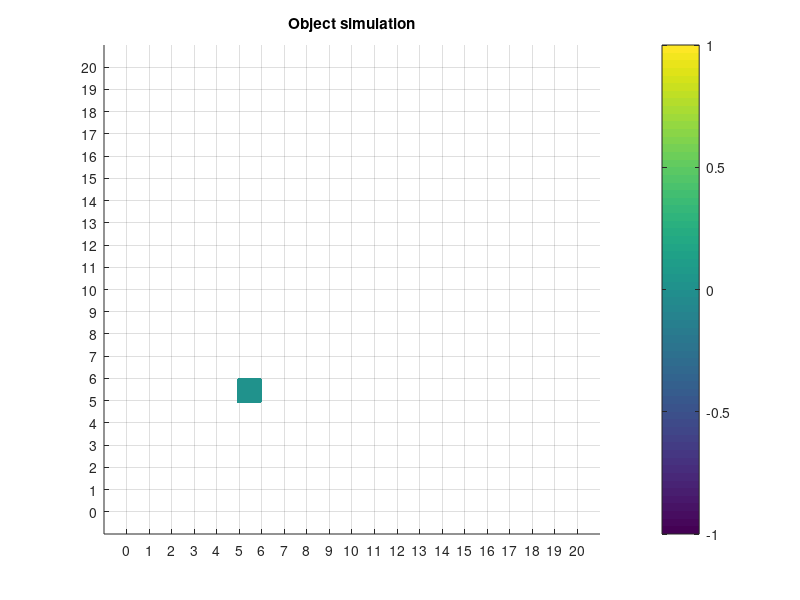

Reproduce this figure in MATLAB. (Note: this script raises an error after producing the figure.)
clc;
clear all;

%% Initilization

mass = 0.001; % all particles have same mass
h = 1; % spacing
dt = 0.01; % time differential
T = 100; % # of time steps

% Field constants
gravity = -9.8;
MoE = 88; % Modulus of elasticity
PoR = 0.48; % Poisson's ratio

% mxm grid nodes (m+1 x m+1 grid nodes)(stored in 2D matrix)
m = 20;

% N particles (stored in 1D matrix)
N = 100;

% Un - 2D position array
Xp = zeros(N, 2);
dXp = zeros(N, 2);
Xp_prev = zeros(N, 2);
dXp_prev = zeros(N, 2);
Xp_init = zeros(N, 2);

% Mn - Mass array
Mp = ones(N, 1);
Mp = Mp./100;

% Vn - Velocity array
Vp = zeros(N, 2);

% Voln - Volume array
Volp = zeros(N, 1);
for p = 1:N
    Volp(p) = (h/10)^2;
end

% Def - Deformation gradient
Defp = zeros(2, 2, N);
% Piola Kirchoff stress tensor
Piola = zeros(2, 2, N);
for p = 1:N
    Defp(:,:,p) = eye(2, 2);
    Piola(:,:,p) = eye(2);
end

% Potential energy, Neohookian Elasticity
energy = zeros(N, 1);
Energy_total = 0;
Energy_total_prev = 0;
dEnergy_total = 0;
dEnergy_total_prev = 0;

% Vector that tells you the row and column index of a grid cell
GridCells = zeros(m^2, 2);
gindex = 1;
for gj = 0:(m-1)
    for gi = 0:(m-1)
        GridCells(gindex, :) = [gi, gj];
        gindex = gindex + 1;
    end
end

%% Initializing positons
% initialize particle positions
ind_i = 0;
ind_j = 0;
for ind_p = 1:N
    Xp(ind_p, :) = [0 + ind_i * h/10, 0 + ind_j * h/10];
    ind_i = ind_i + 1;
    if ind_i > 9
        ind_j = ind_j + 1;
        ind_i = 0;
    end
end
Xp(:, 2) = Xp(:, 2) + 5;
Xp(:, 1) = Xp(:, 1) + 5;
% Keep initial position
Xp_init = Xp;
Xp_prev = Xp;
Xp_init(:,1) = Xp_init(:, 1) + 0.01;
% Up(:, 2) = (Up(:,2) + 5);
% Up(:, 1) = (Up(:,1) + 3);

%Un(1, :) = [2, 2.2];

%% LOOP


% For visualization
figure
scatter(Xp(:, 1), Xp(:, 2), 15, energy, 'filled');
colorbar;
grid on;
set(gca,'xtick',[0:1:m]);
set(gca,'ytick',[0:1:m]);
axis([-1 21 -1 21]);
title('Object simulation');
M(1) = getframe;

for k = 1:T
    %% STEP 0 - Compute interpolation weights
    Wpg = zeros(N, m^2);
    WpgGrad = zeros(N, 2, m^2);
    for p = 1:N
        for ind = 1:m^2
            Wpg(p, ind) = BilinearInterpolation(Xp(p,1), Xp(p,2), GridCells(ind, 1), ...
                GridCells(ind, 2), h);
            WpgGrad(p, :, ind) = BiLinGrad(Xp(p,1), Xp(p,2), GridCells(ind, 1), ...
                GridCells(ind, 2), h);
        end 
    end
    
    %% STEP 1 - Project data from particles to grid (mass and velocity)
    
    % Mg - grid mass vector. The position of these nodes is implicitly
    % understood because of the uniform grid spacing h.
    Mg = zeros(m^2, 1);
    
    % Vg - grid velocity vector
    Vg = zeros(m^2, 2);
    
    % Ug - grid displacement vector
    UDispg = zeros(m^2, 2);
    % Approximate UDispp
    UDispp = Xp - Xp_init;
    
    
    for ind = 1:m^2
        % Project mass from material points to grid nodes
        for p = 1:N
            Mg(ind) = Mg(ind) + Wpg(p, ind) .* Mp(p);
        end
        
        % Project velocity from material points to grid nodes
        for p = 1:N
            Vg(ind,:) = Vg(ind,:) + Wpg(p, ind) * repmat(Mp(p), [1 2]) .* Vp(p,:);
        end
        if Mg(ind) == 0
            Mg(ind) = 1;
            
        end
        Vg(ind,:) = Vg(ind,:) ./ repmat(Mg(ind), [1 2]);
        
%         % Project displacement from material points to grid nodes
%         for p = 1:N
%             UDispg(ind, :) = UDispg(ind, :) + BilinearInterpolation(Xp(p,1), Xp(p,2), GridCells(ind, 1), ...
%                 GridCells(ind, 2), h) * UDispp(p,:);
%         end
    end

    
    %% STEP 2 - Evaluate field variables at particle points to be used in consitutive model
    
    % Hyper Elasticity Model
    
%     % Create matrix for velocity gradients of particles
%     VGradp = zeros(2, 2, N);
%     
%     % Create matrix for deformation gradients
%     
%     for p = 1:N
%         for ind = 1:m^2
%             VGradp(:, :, p) = VGradp(:, :, p) + WpgGrad(p, :, ind).' * Vg(ind, :);
%         end
%     end
%     
%     % Create a vector that stores the grid velocities w.r.t. particles
%     % within a grid, one for each corner of a cell
%     Vg1 = Vg((GridCellj)*m + GridCelli+1, :);
%     Vg2 = Vg((GridCellj+1)*m + GridCelli+1, :);
%     Vg3 = Vg((GridCellj+1)*m + GridCelli+1+1, :);
%     Vg4 = Vg((GridCellj)*m + GridCelli+1+1, :);
%     
%     % Compute velocity gradients
%     for p = 1:N
%         VGradp(:, :, p) = VGradp(:, :, p) + BasisGrad1(p,:).' * Vg1(p,:);
%         VGradp(:, :, p) = VGradp(:, :, p) + BasisGrad2(p,:).' * Vg2(p,:);
%         VGradp(:, :, p) = VGradp(:, :, p) + BasisGrad3(p,:).' * Vg3(p,:);
%         VGradp(:, :, p) = VGradp(:, :, p) + BasisGrad4(p,:).' * Vg4(p,:);
%     end
%     
    % Create matrix for displacement gradients of particles
%     UDispGradp = ParticleGradient(UDispg, GridCelli, GridCellj, ...
%         GridCellParticleCount, gridCell, BasisGrad1, BasisGrad2, BasisGrad3, BasisGrad4, m, N);
%      UDispGradp = zeros(2, 2, N);
%      for p = 1:N
%         for ind = 1:m^2
%            	UDispGradp(:, :, p) = UDispGradp(:, :, p) + BiLinGrad(Xp(p, 1), Xp(p, 2), ...
%                 GridCells(ind, 1), GridCells(ind, 2), h).' * UDispg(ind, :);
%         end
%     end
%     % Compute deformation gradients
%     for p = 1:N
%         Defp(:, :, p) = inv(eye(2) - UDispGradp(:, :, p));
%     end
    
    
    
    %% STEP 4 - Evaluation of forces on the grid
    
    % External forces (gravity)
    % Calculate gravity directly on grid
    Feg = zeros(m^2, 2);
    
    % F = mg
    Feg(:, 2) = Mg * gravity;
    
    % internal forces
    Fig = zeros(m^2, 2);
    
    % Piola Kirchoff Stress tensor
    Piola = PiolaKirchoff(Defp, MoE, PoR, N);
    
    % Compute internal forces
    for ind = 1:m^2
        
        for p = 1:N
          Fig(ind, :) = Fig(ind, :) - (Piola(:, :, p) * (Defp(:, :, p).') * (WpgGrad(p, :, ind).')).' * Volp(p);
            %Fig(ind, :) = Fig(ind, :) - (Piola(:, :, p) * (Defp(:, :, p).') * (WpgGrad(p, :, ind).')).' * Volp(p);
%         Fig(GridCellj(p)*m + GridCelli(p)+1, :) = Fig(GridCellj(p)*m + GridCelli(p)+1, :) - ...
%             (Strp(:, :, p) * BasisGrad1(p, :).').' * VolDefp(p);
%         Fig((GridCellj(p)+1)*m + GridCelli(p)+1, :) = Fig((GridCellj(p)+1)*m + GridCelli(p)+1, :) - ...
%             (Strp(:, :, p) * BasisGrad2(p, :).').' * VolDefp(p);
%         Fig((GridCellj(p)+1)*m + GridCelli(p)+1+1, :) = Fig((GridCellj(p)+1)*m + GridCelli(p)+1+1, :) - ...
%             (Strp(:, :, p) * BasisGrad3(p, :).').' * VolDefp(p);
%         Fig(GridCellj(p)*m + GridCelli(p)+1+1, :) = Fig(GridCellj(p)*m + GridCelli(p)+1+1, :) - ...
%             (Strp(:, :, p) * BasisGrad4(p, :).').' * VolDefp(p);
        end
    end

%     
    %% STEP 5 - Advecting of the Lagrangian Particles
    
    % Update acceleration and velocity at each grid node
    
    % Change all 0's in mass matrix to 1 to avoid dividing by 0
    for ind = 1:m^2
        if Mg(ind) == 0
            Mg(ind) = 1;
        end
    end
    Ag = (Fig + Feg) ./ repmat(Mg, [1 2]);
    
    % Change NaN to 0, since NaN is caused by diving by 0 mass. Just change
    % acceleration to 0 in that case
    % Am(isnan(Am)) = 0;
    
    Vg = Vg + Ag * dt;
    
    % Save previous positions
    Xp_prev = Xp;
    dXp_prev = dXp;
    
%     % Semi-Implicit update equation
%      fun = @(v_next) -M*v_next - dt^2 * K * v_next ...
%          + M * v_curr + dt * (f_ext - f_int);
%     
    % Update velocity each particle
    for p = 1:N
        posx = Xp(p, 1);
        posy = Xp(p, 2);
        for ind = 1:m^2
            Vp(p, :) = Vp(p, :) + Wpg(p, ind) * Ag(ind, :) * dt;
            Xp(p, :) = Xp(p, :) + Wpg(p, ind) * Vg(ind, :) * dt;
        end
%         Xp(p, 2) - posy
        dXp = Xp - Xp_prev;
    end
    
    % Check if they hit the 2nd bottom of the grid
    for p = 1:N
        if Xp(p, 2) <= 0
            Xp(p, 2) = 0;
            Vp(p, 2) = 0;
        elseif Xp(p, 2) >= m-1
            Xp(p, 2) = m-1;
            Vp(p, 2) = 0;
        end
        if Xp(p, 1) <= 0
            Xp(p, 1) = 0;
            Vp(p, 1) = 0;
        elseif Xp(p, 1) >= m - 1
            Xp(p, 1) = m - 1;
            Vp(p, 1) = 0;
        end
    end
    
    %% STEP 3 - Evaluate the constitutive model
    % Hyper elasticity
    
    % Allocate stress matrix
    Strp = zeros(2, 2, N);
    
    % Update deformation gradient and get stress matrix using the
    % constitutive model
    Deftp = zeros(2, 2, N);
    for p = 1:N
        Deftp(:, :, p) = eye(2);
        for ind = 1:m^2
            Deftp(:, :, p) = Deftp(:, :, p) + dt * (Vg(ind, :)).' * WpgGrad(p,:,ind);
        end
    end

    % Compute deformation gradient of each particle directly
    for p = 1:N
        Defp(:, :, p) = Deftp(:, :, p) * Defp(:, :, p);
        Strp(:, :, p) = MoE * (Defp(:,:,p) - eye(2));
    end
    
    % Get deformed volumes
    VolDefp = zeros(N, 1);
    for p = 1:N
        VolDefp(p) = det(Defp(:, :, p)) * Volp(p);
    end
    
    % Save previous energy_total
    Energy_total_prev = Energy_total;
    % Compute energy at each particle
    energy = Neohookian(Defp, MoE, PoR, N);
    Energy_total = sum(energy .* Volp);
    % Save previous dEnergy_total
    dEnergy_total_prev = dEnergy_total;
    dEnergy_total = Energy_total - Energy_total_prev;
    
    % stiffness matrix
    d2E = (dEnergy_total - dEnergy_total_prev) / dt;
    
    K = zeros(2, 2, N);
    for p = 1:N
        dx2 = (dXp(p, 1) - dXp_prev(p, 1)) / dt;
        dx = dXp(p, 1);
        dy = dXp(p, 2);
        dy2 = (dXp(p, 2) - dXp_prev(p, 2)) / dt;
        K(1, 1, p) = d2E/dx2;
        K(1, 2, p) = d2E/(dx*dy);
        K(2, 1, p) = K(1, 2, p);
        K(2, 2, p) = d2E/dy2;
    end
    
    
    
    %k*dt;
    
    %% Update figure

    
%     % Create stiffness matrix
%     % First compute differentials
%     d_Un = Un - Un_prev;
%     d_energy = energy - energy_prev;
%     % Then stiffness matrix
%     K = zeros(2,2,N);
%     for p = 1:N
%         ensq = d_energy(p)^2;
%         K(1, 1, p) = ensq / d_Un(p, 1)^2;
%         K(1, 2, p) = ensq / (d_Un(p, 1) * d_Un(p, 2));
%         K(2, 1, p) = K(1, 2, p);
%         K(2, 2, p) = ensq / d_Un(p, 2)^2;
%     end
%     VGradp
%     Deftp
%     Defp
%     Fig
%     Ag
    % Plot particles on figure, update movie frame
%     subplot(2,1,1);
    scatter(Xp(:, 1), Xp(:, 2), 15, energy, 'filled');
    colorbar;
    grid on;
    set(gca,'xtick',[0:1:m]);
    set(gca,'ytick',[0:1:m]);
    axis([-1 21 -1 21]);
    title('Object simulation');
%     subplot(2,1,2);
%     plot(particle(:, 1), energy(:,1), 'r*');
    
    M(k+1) = getframe;
    %movie2avi(M, 'mpm_movie');

end


